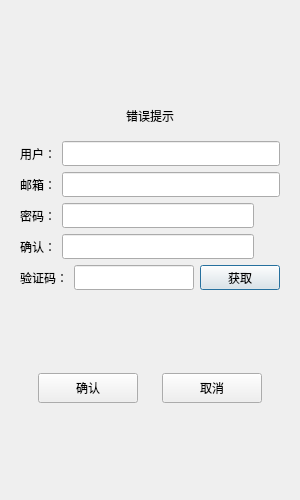
<?xml version="1.0" encoding="UTF-8"?>
<ui version="4.0">
 <class>RegisterDialog</class>
 <widget class="QDialog" name="RegisterDialog">
  <property name="geometry">
   <rect>
    <x>0</x>
    <y>0</y>
    <width>300</width>
    <height>500</height>
   </rect>
  </property>
  <property name="minimumSize">
   <size>
    <width>300</width>
    <height>500</height>
   </size>
  </property>
  <property name="maximumSize">
   <size>
    <width>300</width>
    <height>500</height>
   </size>
  </property>
  <property name="windowTitle">
   <string>Dialog</string>
  </property>
  <layout class="QVBoxLayout" name="verticalLayout_2">
   <item>
    <layout class="QVBoxLayout" name="verticalLayout">
     <item>
      <widget class="QStackedWidget" name="stackedWidget">
       <property name="currentIndex">
        <number>0</number>
       </property>
       <widget class="QWidget" name="page">
        <layout class="QVBoxLayout" name="verticalLayout_3">
         <item>
          <spacer name="verticalSpacer_3">
           <property name="orientation">
            <enum>Qt::Vertical</enum>
           </property>
           <property name="sizeHint" stdset="0">
            <size>
             <width>20</width>
             <height>40</height>
            </size>
           </property>
          </spacer>
         </item>
         <item>
          <widget class="QWidget" name="widget" native="true">
           <layout class="QVBoxLayout" name="verticalLayout_4">
            <item>
             <widget class="QLabel" name="label_err_tip">
              <property name="minimumSize">
               <size>
                <width>0</width>
                <height>20</height>
               </size>
              </property>
              <property name="maximumSize">
               <size>
                <width>16777215</width>
                <height>20</height>
               </size>
              </property>
              <property name="text">
               <string>错误提示</string>
              </property>
              <property name="alignment">
               <set>Qt::AlignCenter</set>
              </property>
             </widget>
            </item>
           </layout>
          </widget>
         </item>
         <item>
          <layout class="QHBoxLayout" name="horizontalLayout">
           <item>
            <widget class="QLabel" name="label_user">
             <property name="text">
              <string>用户：</string>
             </property>
            </widget>
           </item>
           <item>
            <widget class="QLineEdit" name="lineEdit_user">
             <property name="minimumSize">
              <size>
               <width>0</width>
               <height>25</height>
              </size>
             </property>
             <property name="maximumSize">
              <size>
               <width>16777215</width>
               <height>25</height>
              </size>
             </property>
            </widget>
           </item>
          </layout>
         </item>
         <item>
          <layout class="QHBoxLayout" name="horizontalLayout_2">
           <item>
            <widget class="QLabel" name="label_email">
             <property name="text">
              <string>邮箱：</string>
             </property>
            </widget>
           </item>
           <item>
            <widget class="QLineEdit" name="lineEdit_email">
             <property name="minimumSize">
              <size>
               <width>0</width>
               <height>25</height>
              </size>
             </property>
             <property name="maximumSize">
              <size>
               <width>16777215</width>
               <height>25</height>
              </size>
             </property>
            </widget>
           </item>
          </layout>
         </item>
         <item>
          <layout class="QHBoxLayout" name="horizontalLayout_4">
           <item>
            <widget class="QLabel" name="label_pwd">
             <property name="text">
              <string>密码：</string>
             </property>
            </widget>
           </item>
           <item>
            <widget class="QLineEdit" name="lineEdit_pwd">
             <property name="minimumSize">
              <size>
               <width>0</width>
               <height>25</height>
              </size>
             </property>
             <property name="maximumSize">
              <size>
               <width>16777215</width>
               <height>25</height>
              </size>
             </property>
            </widget>
           </item>
           <item>
            <widget class="ClickedLabel" name="label_pwd_visible">
             <property name="minimumSize">
              <size>
               <width>20</width>
               <height>20</height>
              </size>
             </property>
             <property name="maximumSize">
              <size>
               <width>20</width>
               <height>20</height>
              </size>
             </property>
             <property name="text">
              <string/>
             </property>
            </widget>
           </item>
          </layout>
         </item>
         <item>
          <layout class="QHBoxLayout" name="horizontalLayout_3">
           <item>
            <widget class="QLabel" name="label_confirm">
             <property name="text">
              <string>确认：</string>
             </property>
            </widget>
           </item>
           <item>
            <widget class="QLineEdit" name="lineEdit_confirm">
             <property name="minimumSize">
              <size>
               <width>0</width>
               <height>25</height>
              </size>
             </property>
             <property name="maximumSize">
              <size>
               <width>16777215</width>
               <height>25</height>
              </size>
             </property>
            </widget>
           </item>
           <item>
            <widget class="ClickedLabel" name="label_confirm_visible">
             <property name="minimumSize">
              <size>
               <width>20</width>
               <height>20</height>
              </size>
             </property>
             <property name="maximumSize">
              <size>
               <width>20</width>
               <height>20</height>
              </size>
             </property>
             <property name="text">
              <string/>
             </property>
            </widget>
           </item>
          </layout>
         </item>
         <item>
          <layout class="QHBoxLayout" name="horizontalLayout_6">
           <item>
            <widget class="QLabel" name="label_varity">
             <property name="text">
              <string>验证码：</string>
             </property>
            </widget>
           </item>
           <item>
            <widget class="QLineEdit" name="lineEdit_verify">
             <property name="minimumSize">
              <size>
               <width>0</width>
               <height>25</height>
              </size>
             </property>
             <property name="maximumSize">
              <size>
               <width>16777215</width>
               <height>25</height>
              </size>
             </property>
            </widget>
           </item>
           <item>
            <widget class="TimerBtn" name="pushButton_get">
             <property name="minimumSize">
              <size>
               <width>0</width>
               <height>25</height>
              </size>
             </property>
             <property name="maximumSize">
              <size>
               <width>16777215</width>
               <height>25</height>
              </size>
             </property>
             <property name="text">
              <string>获取</string>
             </property>
            </widget>
           </item>
          </layout>
         </item>
         <item>
          <spacer name="verticalSpacer_2">
           <property name="orientation">
            <enum>Qt::Vertical</enum>
           </property>
           <property name="sizeHint" stdset="0">
            <size>
             <width>20</width>
             <height>40</height>
            </size>
           </property>
          </spacer>
         </item>
         <item>
          <layout class="QHBoxLayout" name="horizontalLayout_5">
           <item>
            <spacer name="horizontalSpacer_2">
             <property name="orientation">
              <enum>Qt::Horizontal</enum>
             </property>
             <property name="sizeHint" stdset="0">
              <size>
               <width>40</width>
               <height>20</height>
              </size>
             </property>
            </spacer>
           </item>
           <item>
            <widget class="QPushButton" name="pushButton_OK">
             <property name="minimumSize">
              <size>
               <width>100</width>
               <height>30</height>
              </size>
             </property>
             <property name="maximumSize">
              <size>
               <width>100</width>
               <height>30</height>
              </size>
             </property>
             <property name="text">
              <string>确认</string>
             </property>
            </widget>
           </item>
           <item>
            <spacer name="horizontalSpacer">
             <property name="orientation">
              <enum>Qt::Horizontal</enum>
             </property>
             <property name="sizeHint" stdset="0">
              <size>
               <width>40</width>
               <height>20</height>
              </size>
             </property>
            </spacer>
           </item>
           <item>
            <widget class="QPushButton" name="pushButton_cancel">
             <property name="minimumSize">
              <size>
               <width>100</width>
               <height>30</height>
              </size>
             </property>
             <property name="maximumSize">
              <size>
               <width>100</width>
               <height>30</height>
              </size>
             </property>
             <property name="text">
              <string>取消</string>
             </property>
            </widget>
           </item>
           <item>
            <spacer name="horizontalSpacer_3">
             <property name="orientation">
              <enum>Qt::Horizontal</enum>
             </property>
             <property name="sizeHint" stdset="0">
              <size>
               <width>40</width>
               <height>20</height>
              </size>
             </property>
            </spacer>
           </item>
          </layout>
         </item>
         <item>
          <spacer name="verticalSpacer">
           <property name="orientation">
            <enum>Qt::Vertical</enum>
           </property>
           <property name="sizeHint" stdset="0">
            <size>
             <width>20</width>
             <height>40</height>
            </size>
           </property>
          </spacer>
         </item>
        </layout>
       </widget>
       <widget class="QWidget" name="page_2">
        <layout class="QVBoxLayout" name="verticalLayout_5">
         <item>
          <spacer name="verticalSpacer_4">
           <property name="orientation">
            <enum>Qt::Vertical</enum>
           </property>
           <property name="sizeHint" stdset="0">
            <size>
             <width>20</width>
             <height>116</height>
            </size>
           </property>
          </spacer>
         </item>
         <item>
          <widget class="QLabel" name="label_tip">
           <property name="text">
            <string>注册成功，5s后返回登录</string>
           </property>
           <property name="alignment">
            <set>Qt::AlignCenter</set>
           </property>
          </widget>
         </item>
         <item>
          <widget class="QLabel" name="label_2">
           <property name="text">
            <string>可点击返回按钮直接返回登陆界面</string>
           </property>
           <property name="alignment">
            <set>Qt::AlignCenter</set>
           </property>
          </widget>
         </item>
         <item>
          <spacer name="verticalSpacer_5">
           <property name="orientation">
            <enum>Qt::Vertical</enum>
           </property>
           <property name="sizeHint" stdset="0">
            <size>
             <width>20</width>
             <height>116</height>
            </size>
           </property>
          </spacer>
         </item>
         <item>
          <widget class="QWidget" name="widget_2" native="true">
           <layout class="QHBoxLayout" name="horizontalLayout_7">
            <item>
             <spacer name="horizontalSpacer_4">
              <property name="orientation">
               <enum>Qt::Horizontal</enum>
              </property>
              <property name="sizeHint" stdset="0">
               <size>
                <width>76</width>
                <height>20</height>
               </size>
              </property>
             </spacer>
            </item>
            <item>
             <widget class="QPushButton" name="pushButton_ret">
              <property name="minimumSize">
               <size>
                <width>0</width>
                <height>25</height>
               </size>
              </property>
              <property name="text">
               <string>返回登录</string>
              </property>
             </widget>
            </item>
            <item>
             <spacer name="horizontalSpacer_5">
              <property name="orientation">
               <enum>Qt::Horizontal</enum>
              </property>
              <property name="sizeHint" stdset="0">
               <size>
                <width>75</width>
                <height>20</height>
               </size>
              </property>
             </spacer>
            </item>
           </layout>
          </widget>
         </item>
         <item>
          <spacer name="verticalSpacer_6">
           <property name="orientation">
            <enum>Qt::Vertical</enum>
           </property>
           <property name="sizeHint" stdset="0">
            <size>
             <width>20</width>
             <height>40</height>
            </size>
           </property>
          </spacer>
         </item>
        </layout>
       </widget>
      </widget>
     </item>
    </layout>
   </item>
  </layout>
 </widget>
 <customwidgets>
  <customwidget>
   <class>ClickedLabel</class>
   <extends>QLabel</extends>
   <header>clickedlabel.h</header>
  </customwidget>
  <customwidget>
   <class>TimerBtn</class>
   <extends>QPushButton</extends>
   <header>timerbtn.h</header>
  </customwidget>
 </customwidgets>
 <resources/>
 <connections/>
</ui>
